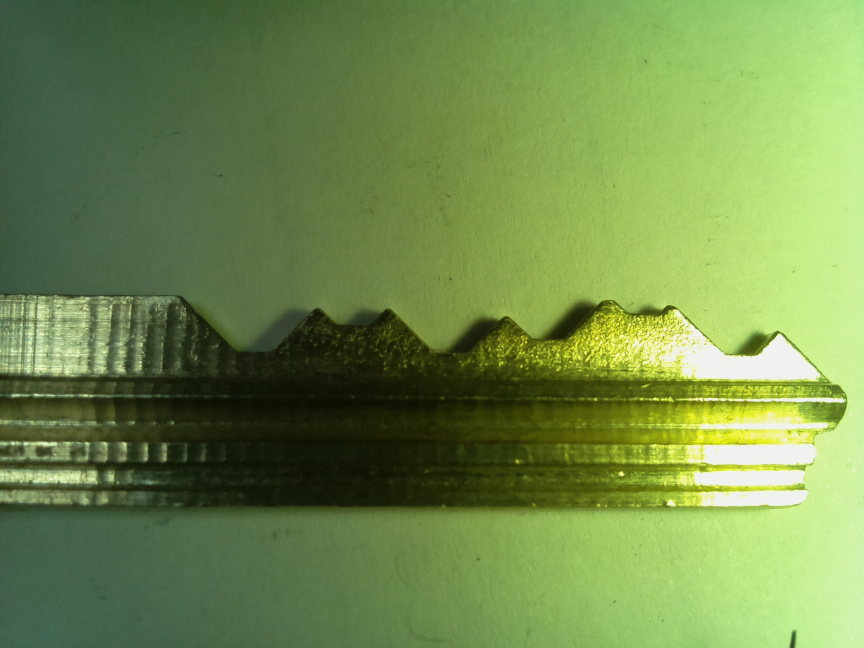
#> input picture Logs/test.png, 2592 x 1944 px (shown at 1/3 size)
$ python -i findkey.py   (imports and definitions only)   (older library calls are emulated)
#> lines starting #> are read from the running program, lines starting #| are printed output that depends on the picture; after the words box and inside, x2 and y2 are one past the last pixel; in counts of white or black regions, pixels touching at a corner belong together
import cv2
import numpy as np
import imutils
from filtering import HomomorphicFilter

def DrawEdges(img,mode = "cropped"):
    image = cv2.cvtColor(img,cv2.COLOR_RGB2GRAY)
    image = cv2.threshold(image, 100, 255, cv2.THRESH_BINARY)[1]
    _,contours,_ = cv2.findContours(image, cv2.RETR_LIST, cv2.CHAIN_APPROX_SIMPLE)
    if len(contours) != 0:
        #find the biggest area
        c = max(contours, key = cv2.contourArea)
        x,y,w,h = cv2.boundingRect(c)
        if mode == "cropped":
            return img[y: y + h, x: x + w]
    cv2.drawContours(img, contours, -1, (0,0,255), 8)
    cv2.rectangle(img,(x,y),(x+w,y+h),(0,255,0),2)
    return img

def ExtractKeyEdges(color_img):
    # RGB to Gray scale conversion
    img_gray = cv2.cvtColor(color_img,cv2.COLOR_RGB2GRAY)
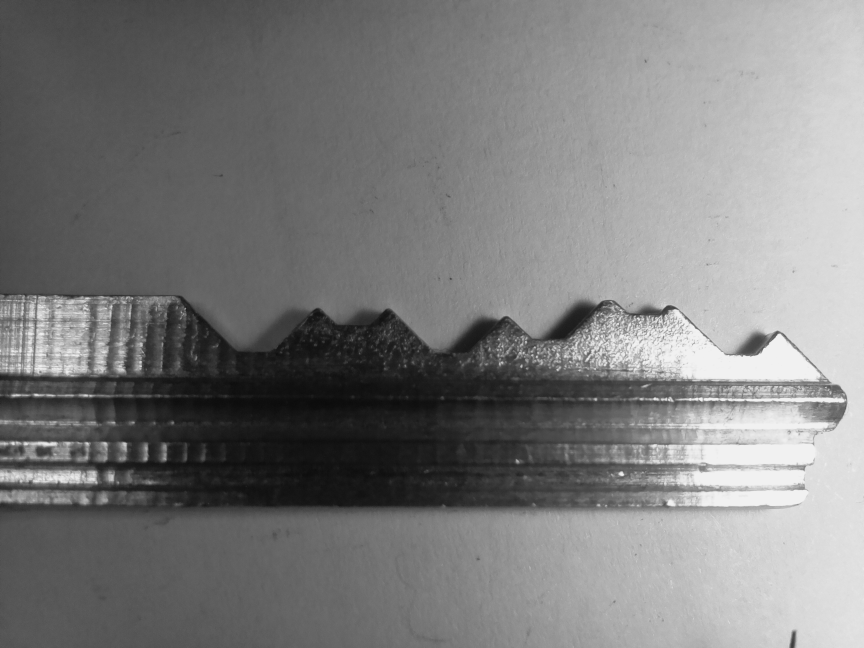
#> img_gray: shape (1944, 2592) (shown at 1/3 size); min 9, max 243, mean 124.7
    # Noise removal with iterative bilateral filter(removes noise while preserving edges)
    noise_removal = cv2.bilateralFilter(img_gray,9,75,75)
    # Thresholding the image
    _,thresh_image  =  cv2.threshold(noise_removal,220,255,cv2.THRESH_OTSU)
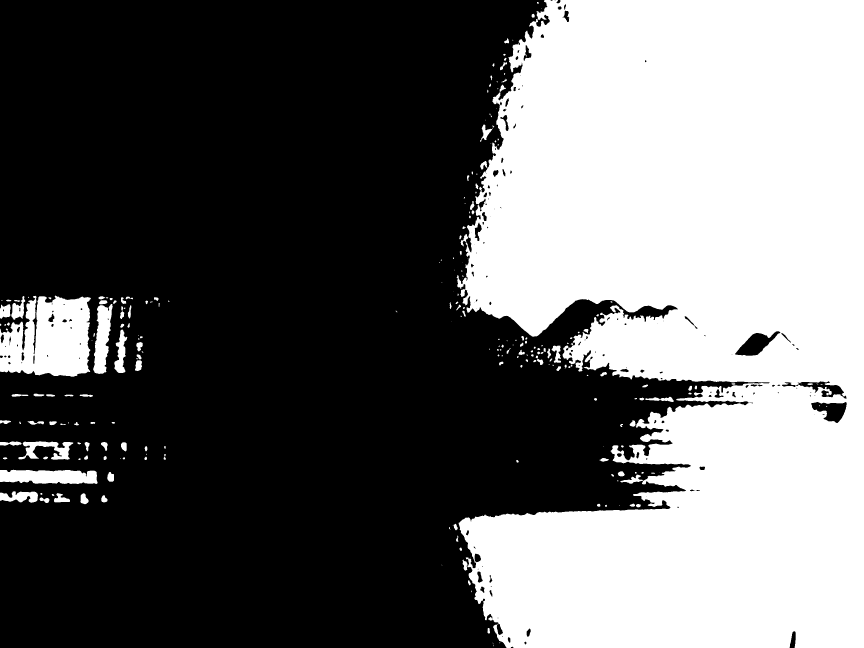
#> thresh_image: shape (1944, 2592) (shown at 1/3 size); 39.7% white; 257 white regions (94 under 20 px), largest, box (x1, y1, x2, y2) and area: (1370, 0, 2592, 1944) 1898235, (0, 887, 273, 1130) 50346, (0, 1409, 293, 1452) 10601
    th = cv2.adaptiveThreshold(thresh_image, 255, cv2.ADAPTIVE_THRESH_GAUSSIAN_C, cv2.THRESH_BINARY, 3, 2)
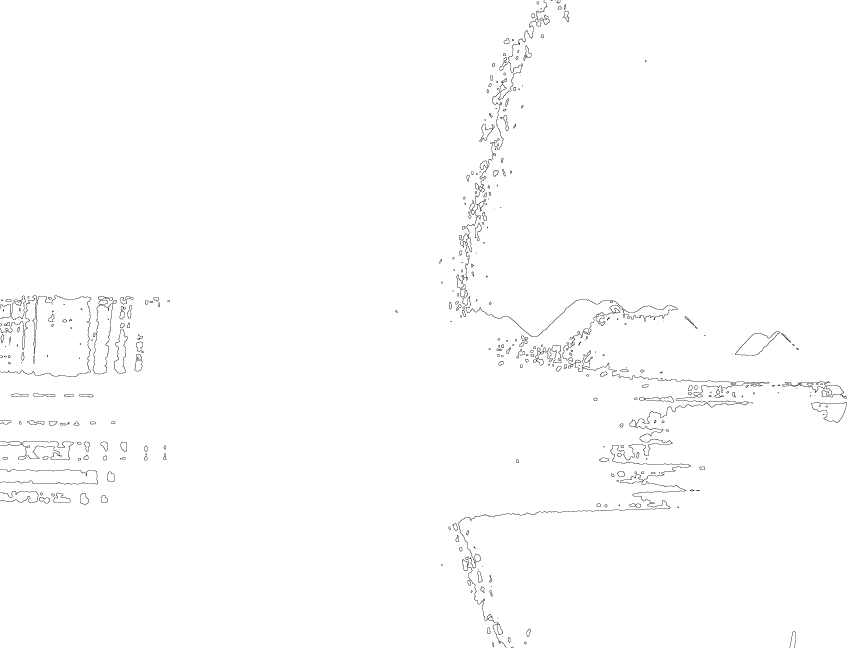
#> th: shape (1944, 2592) (shown at 1/3 size); 99.3% white; black in thin lines or dots
    # Applying Canny Edge detection
    canny_image = cv2.Canny(th,50,255)
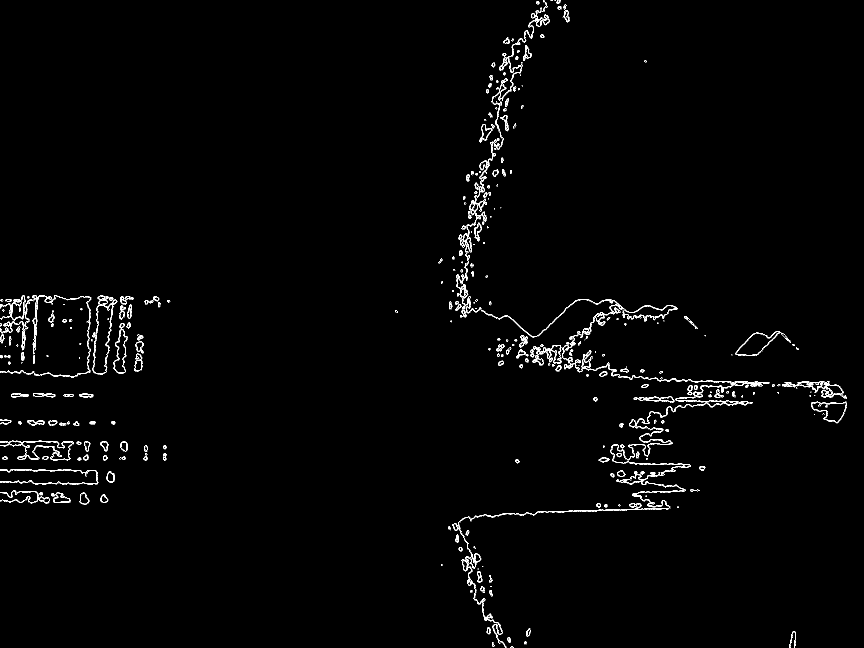
#> canny_image: shape (1944, 2592) (shown at 1/3 size); 0.85% white in thin lines or dots
    canny_image = cv2.convertScaleAbs(canny_image)

    # dilation to strengthen the edges
    kernel = np.ones((5,5), np.uint8)
    # Creating the kernel for dilation
    dilated_image = cv2.dilate(canny_image,kernel,iterations = 1)
#> dilated_image: shape (1944, 2592); 3.9% white; 207 white regions
    dilated_image = cv2.bilateralFilter(dilated_image,22,75,75)

    for _ in range(2):
        dilated_image = cv2.erode(dilated_image,(7,7))
        dilated_image = cv2.dilate(dilated_image,(9,9))
#> this loop made 2 passes
#> pass 2, in ExtractKeyEdges, `dilated_image = cv2.dilate(dilated_image,(9,9))`:
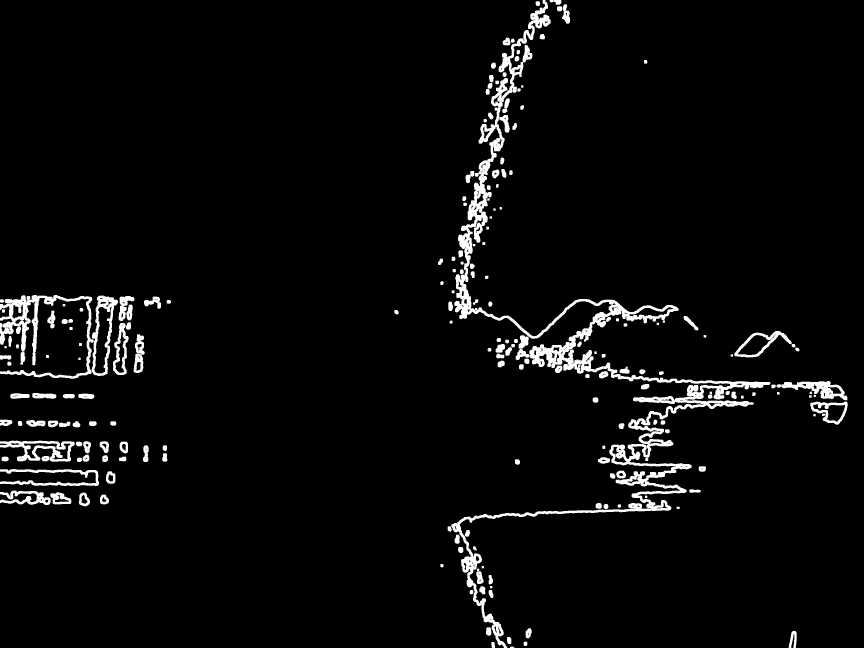
#> dilated_image: shape (1944, 2592) (shown at 1/3 size); min 0, max 255, mean 9.9
    #dilated_image = remove_isolated_pixels(dilated_image)
    _, contours, _ = cv2.findContours(dilated_image, 1, 2)
#> contours = 137 contours, 2 with area under 20; largest, box (x1, y1, x2, y2) and area: (1343, 0, 2311, 1944) 165634, (0, 884, 403, 1136) 43937, (1572, 904, 1828, 1057) 13490, (0, 1321, 273, 1386) 11910, (2312, 1142, 2544, 1274) 11877
    #dilated_image = cv2.cvtColor(dilated_image,cv2.COLOR_GRAY2BGR)
    #cv2.drawContours(dilated_image, contours, -1, (0,255,0), 2)
    image = dilated_image
    mask = np.ones(image.shape[:2], dtype = "uint8") * 255
    # loop over the contours
    for c in contours:
        # if the contour is bad, draw it on the mask
        if cv2.contourArea(c)<600:
            cv2.drawContours(mask, [c], -1, 0, -1)
#> this loop made 137 passes
#> c on passes 6, 12, 51, 56: [[1470, 1758], [1470, 1764], [1476, 1764], [1476, 1758]], [[1396, 1644], [1396, 1646]], [[2440, 1242], [2440, 1248], [2446, 1248], [2446, 1242]], [[2427, 1186], [2427, 1192], [2434, 1192], [2434, 1186]]
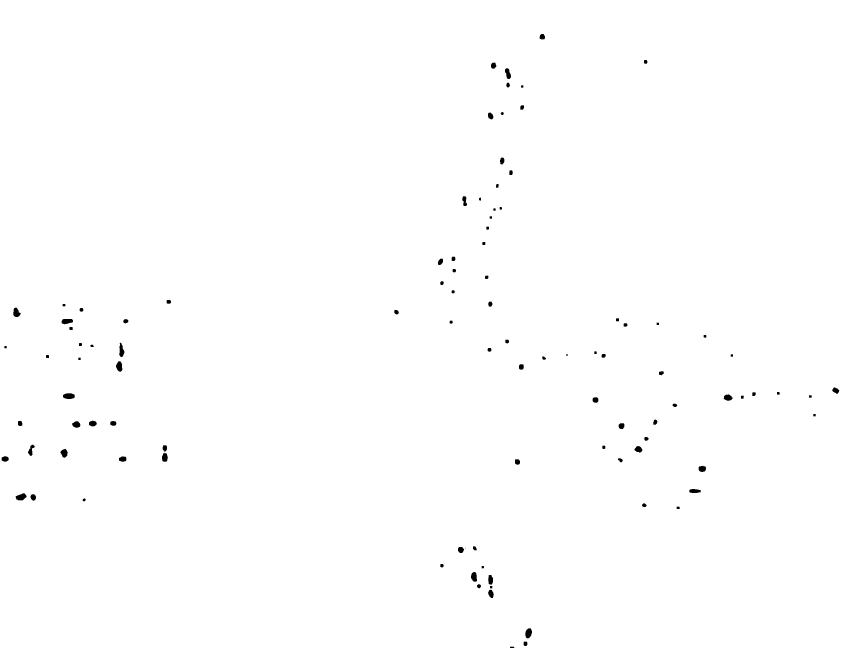
#> mask: shape (1944, 2592) (shown at 1/3 size); 99.7% white; 102 black regions (1 under 20 px), largest, box (x1, y1, x2, y2) and area: (189, 1180, 224, 1197) 496, (47, 1480, 80, 1501) 479, (1576, 1885, 1596, 1915) 458
    # remove the contours from the image and show the resulting images
    image = cv2.bitwise_and(image, image, mask = mask)
    # contours =  sorted(contours, key  =  cv2.contourArea, reverse  =  True)
    # corners = cv2.goodFeaturesToTrack(thresh_image,6,0.06,25)
    # corners = np.float32(corners)
    image = cv2.medianBlur(image,13)
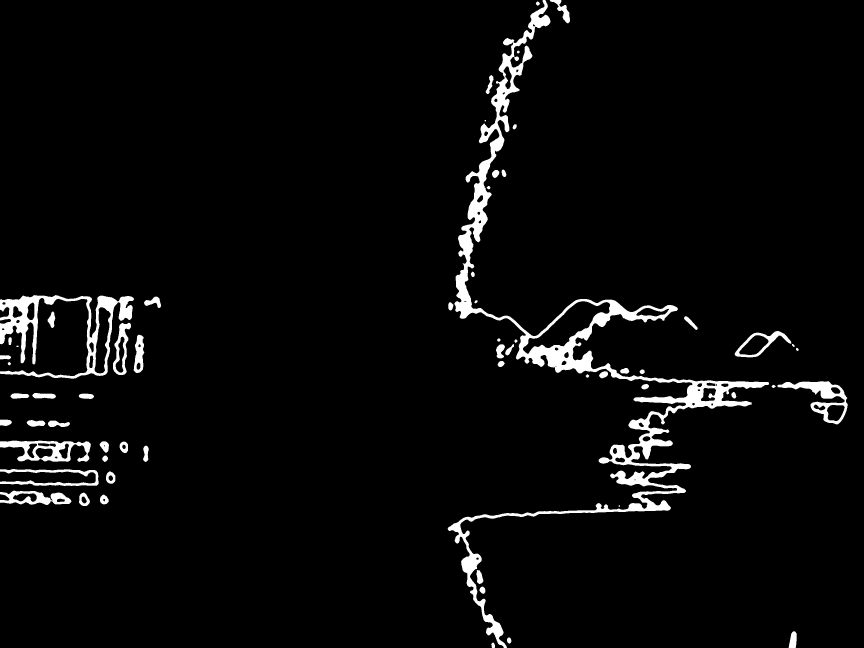
#> image: shape (1944, 2592) (shown at 1/3 size); min 0, max 255, mean 9.7
    return image

# [15 lines not run here, left out]

>>> import cv2
>>> picture = cv2.cvtColor(cv2.imread('Logs/test.png'), cv2.COLOR_BGR2RGB)
>>> result = ExtractKeyEdges(picture)
